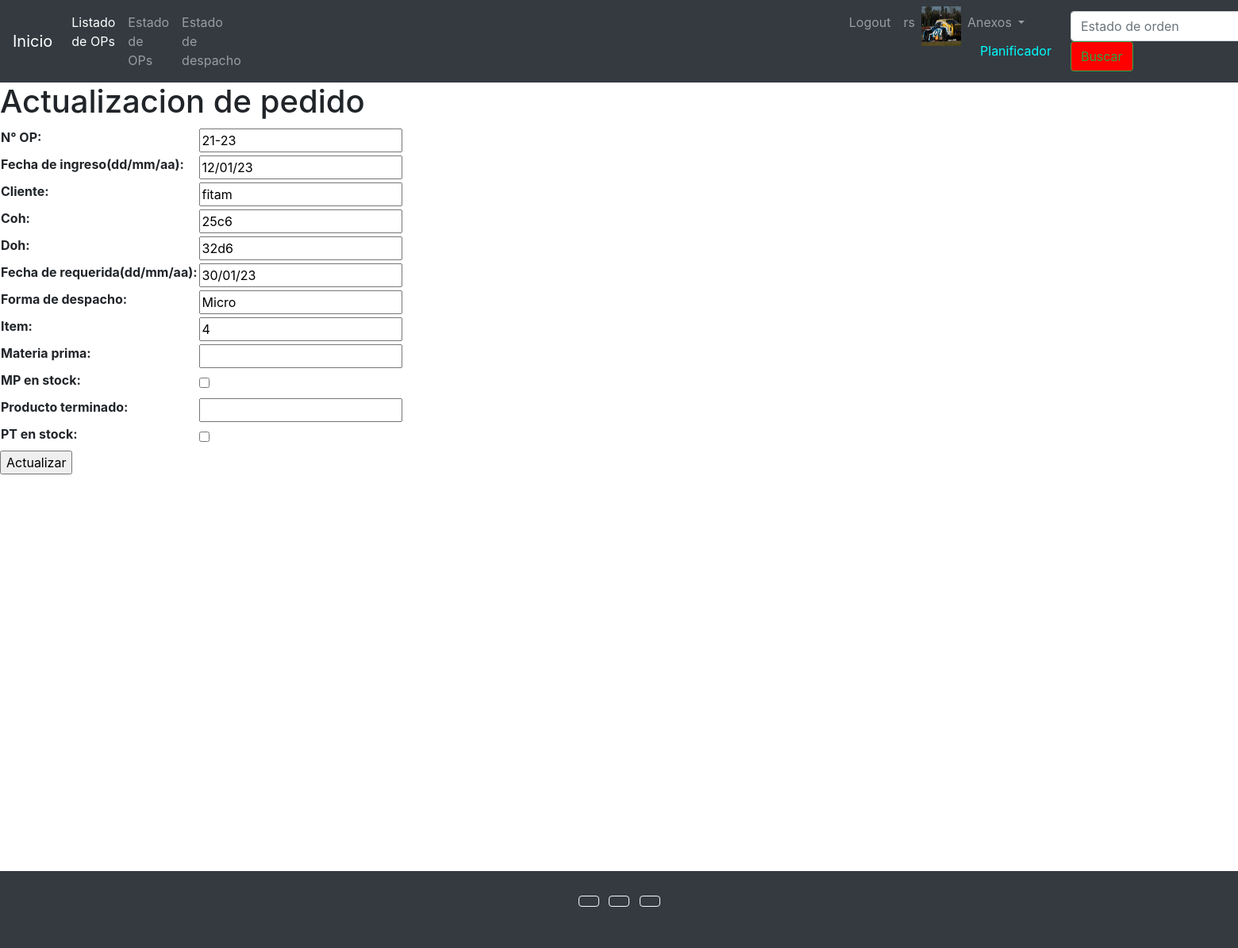
Page /planner/update-planner/1/ (signed in) on the committed database.
### users/models.py (models this page shows)
class UserProfile(models.Model):
    user = models.OneToOneField(User, on_delete=models.CASCADE, related_name='profile')
    phone = models.CharField(max_length=25, null=True, blank=True, verbose_name= 'telefono')
    birth_date = models.DateField(null=True, blank=True, verbose_name= 'Fecha de nacimiento dd/mm/aa')
    profile_picture = models.ImageField(upload_to='profile_images', null=True, blank=True, verbose_name= 'Foto de perfil')

### planner/models.py (models this page shows, shortened)
class Planner(models.Model):
    CHOICE_DISPATCH = (
        ('consolidated', 'consolidado'),
        ('bus', 'micro'),
        ('withdraw', 'retira'),
    )
    n_po= models.CharField(max_length=11,verbose_name="N°OP")
    admission_date = models.CharField(max_length=8,verbose_name="Fecha de ingreso(dd/mm/aa)")
    client = models.CharField(max_length=30,verbose_name="Cliente")
    coh = models.CharField(max_length=10)
    doh = models.CharField(max_length=10)
    date_required = models.CharField(max_length=8,verbose_name="Fecha de requerida(dd/mm/aa)")
    dispatch = models.CharField(max_length=12, choices = CHOICE_DISPATCH , default='consolidated')
    item = models.IntegerField()
    raw_material = models.CharField(max_length=11,verbose_name="Materia Prima")
    raw_material1 = models.BooleanField(default=True,verbose_name="MP en Stock")
    finished_product = models.CharField(max_length=15,verbose_name="Producto Terminado")
    finished_product1 = models.BooleanField(default=True,verbose_name="PT en Stock")
    class Meta:
        verbose_name = 'Planificador'
        verbose_name_plural ='Planificadores'

### planner/views.py (the view, shortened to what this page needs)
# urls.py: path('update-planner/<int:pk>/', planner_update, name = 'update_planner'),
def planner_update(request, pk):
    planner =Planner.objects.get(id=pk)
    if request.method== 'GET':
        context ={
            'form':PlannerForm(
                initial={
                    'n_po':planner.n_po,
                    'admission_date':planner.admission_date,
                    'client':planner.client,
                    'coh':planner.coh,
                    'doh':planner.doh,
                    'admission_date':planner.admission_date,
                    'date_required':planner.date_required,
                    'dispatch':planner.dispatch,
                    'item':planner.item,
                    'planner.raw_material':planner.raw_material,
                    'planner.raw_material1':planner.raw_material1,
                    'planner.finished_product':planner.finished_product,
                    'planner.finished_product1':planner.finished_product1,
                }
            )
        }
        return render(request, 'planner/update_planner.html',context=context)

### planner/forms.py
class PlannerForm(forms.Form):
    n_po = forms.CharField(max_length=11, label= 'N° OP')
    admission_date = forms.CharField(max_length=8,label='Fecha de ingreso(dd/mm/aa)')
    client = forms.CharField(max_length=30, label= 'Cliente')
    coh = forms.CharField(max_length=10)
    doh = forms.CharField(max_length=10)
    date_required = forms.CharField(max_length=8,label='Fecha de requerida(dd/mm/aa)')
    dispatch = forms.CharField(max_length=12,label='Forma de despacho')
    item = forms.IntegerField()
    raw_material = forms.CharField(max_length=11,label='Materia prima')
    raw_material1 = forms.BooleanField(required=False,label='MP en stock')
    finished_product = forms.CharField(max_length=15,label='Producto terminado')
    finished_product1 = forms.BooleanField(required=False,label='PT en stock')

### templates/planner/update_planner.html (shortened to what this page needs)
{% extends 'base.html' %}
{% block content %}
    <h1>Actualizacion de pedido</h1>
    {% if request.user.is_authenticated %}
        {% if perms.planner %}
            {% if form %}
                <form action="" method="POST">
                    <table>
                        {{form.as_table}}
                    </table>
                    <input type="submit" value="Actualizar">
                </form>
            {% endif %}
        {% endif %}
    {% endif %}
{% endblock %}

### templates/base.html (shortened to what this page needs)
<!DOCTYPE html>
<html lang="es">
<head>
    <link rel="stylesheet" href="https://cdn.jsdelivr.net/npm/bootstrap@4.6.2/dist/css/bootstrap.min.css"
>
</head>
<body>
    <header>
        <nav class="navbar navbar-expand-lg navbar-dark bg-dark">
            <a class="navbar-brand" href="/">Inicio</a>
            <div class="collapse navbar-collapse" id="navbarSupportedContent">
                <ul class="navbar-nav mr-auto">
                    <li class="nav-item active">
                        <a class="nav-link" href="/planner/list-planners/">Listado de OPs <span class="sr-only">Listado de OPs</span></a>
                    </li>
                    <li class="nav-item">
                        <a class="nav-link" href="/operative/list-operatives/">Estado de OPs</a>
                    </li>
                    <li class="nav-item" style="margin-right: 750px;">
                        <a class="nav-link" href="/logistics/list-logistics/">Estado de despacho</a>
                    </li>
                    {% if request.user.is_authenticated %}
                    <li class="nav-item">
                        <a class="nav-link" href="/users/logout/">Logout</a>
                    </li>
                    <li class="nav-item">
                        <a class="nav-link" href="/users/update/">{{request.user.username}}</a>
                    </li>
                        {% if request.user.profile.profile_picture.url != '' %}
                            <img src="{{request.user.profile.profile_picture.url}}" alt="profile_picture" width="50px" height="50px">
                        {% endif %}
                    {% endif %}
                    <li class="nav-item dropdown">
                        <a class="nav-link dropdown-toggle" href="/users/update/profile/" role="button" data-toggle="dropdown" aria-expanded="false">
                        Anexos
                        </a>
                            {% if perms.planner %}
                            <a class="dropdown-item" style="color:cyan">Planificador</a>
                            {% elif perms.operative %}
                            <a class="dropdown-item" style="color:cyan">Operador</a>
                            {% elif perms.logistics %}
                            <a class="dropdown-item"style="color:cyan ">Logistica</a>
                            {% else %}
                            <a class="dropdown-item" >Invitado</a>
                            {% endif %}
                    </li>
                </ul>
                <form class="form-inline my-2 my-lg-0" action="/operative/list-operatives/" method="GET">
                    <input class="form-control mr-sm-2" type="search" placeholder="Estado de orden" aria-label="Search" name="search">
                    <button class="btn btn-outline-success my-2 my-sm-0" type="submit" style="background-color: red;">Buscar</button>
                </form>
            </div>
        </nav>
    </header>
    {% block content %}
    {% endblock %}
    <footer class="bg-dark text-center text-red" style="margin-top:500px;">
        <div class="container p-4">
        <section class="mb-4">
            <a class="btn btn-outline-light btn-floating m-1" href="#!" role="button"
            ></a>
            <a class="btn btn-outline-light btn-floating m-1" href="#!" role="button"
            ></a>
            <a class="btn btn-outline-light btn-floating m-1" href="#!" role="button"
            ></a>
</body>
</html>

### rows in the picture
Planner: n_po "21-23", admission_date "12/01/23", client "fitam", coh "25c6", doh "32d6", date_required "30/01/23", dispatch "Micro", item "4"

### other values in the picture
{{ request.user.username }} "rs"
